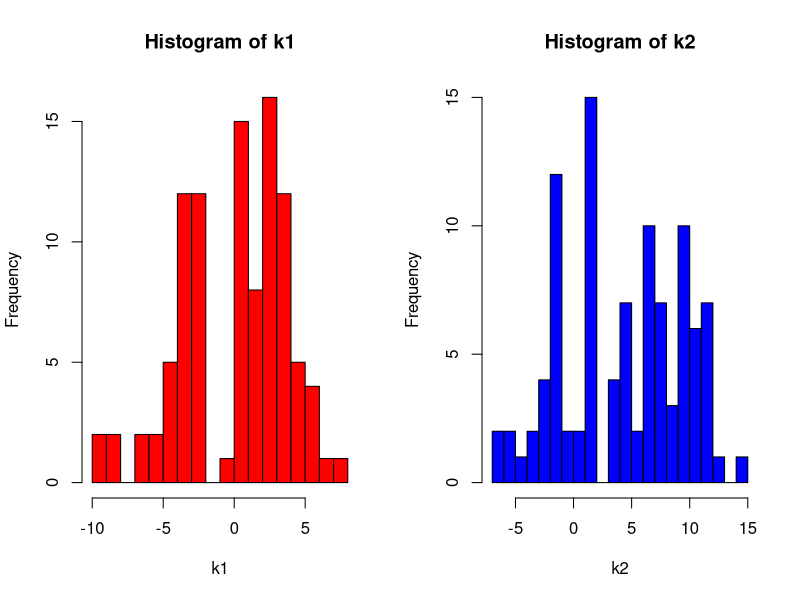

The R source for this figure:
(9.51-10)/(4.65/sqrt(40))
pnorm(-0.6665)

# Q10 用抽样法解题
x<-c(-5,-4,-3,-2,1,7,10,11,17,18)
y<-c(-11,-5,-3,-3,-1,-1,-1,2,3,5,12)
mean(x)-mean(y)
median(x)-median(y)

library(data.table)
s<-data.table(idx=c(1:21), diff=c(x,y))
n=100
k1<-rep(NA,n)
k2<-rep(NA,n)
z1<-0

for (i in 1:n) {
  # 一般性抽样，感觉有问题，不知是否对题目说明理解错误。 从图形上看，以0为对称
  # 从答案上看，就是采用一般混合抽样，解释说因为 H0：=0，所以抽样是以0为对称
  s_idx<-sample(1:21,10)
  t<-s[idx %in% s_idx,diff]
  p<-s[!(idx %in% s_idx),diff]
  k1[i]=median(t) -median(p)
  if (k1[i]<=-5 | k1[i]>=5) {
    z1<-z1+1
  }
  
  # bootrap方式抽样，感觉这才是正确的。-- 答案不是这个
  t2<-sample(x,10, replace=TRUE)
  p2<-sample(y,11, replace=TRUE)
  k2[i]=median(t2) -median(p2)
}
par(mfrow=c(1,2))
hist(k1,breaks=20,col="red")
hist(k2,breaks=20,col="blue")

z1/n  # fail to reject H0, 所以两组的差异是偶然的
sort(k2) # 95% ci 跨越0，即ci包含0，说明median的差有很大可能是0，两组的差异是偶然的


# Q11，一个点算1%，p-value是计算<=-5 和 >=5的点的个数。


